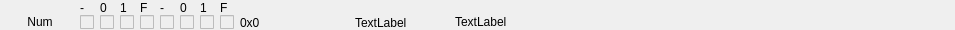
<?xml version="1.0" encoding="UTF-8"?>
<ui version="4.0">
 <class>Register_conteiner_error_vector</class>
 <widget class="QWidget" name="Register_conteiner_error_vector">
  <property name="geometry">
   <rect>
    <x>0</x>
    <y>0</y>
    <width>975</width>
    <height>50</height>
   </rect>
  </property>
  <property name="sizePolicy">
   <sizepolicy hsizetype="Preferred" vsizetype="Fixed">
    <horstretch>0</horstretch>
    <verstretch>0</verstretch>
   </sizepolicy>
  </property>
  <property name="minimumSize">
   <size>
    <width>0</width>
    <height>50</height>
   </size>
  </property>
  <property name="maximumSize">
   <size>
    <width>2000</width>
    <height>50</height>
   </size>
  </property>
  <property name="windowTitle">
   <string>Form</string>
  </property>
  <layout class="QVBoxLayout" name="verticalLayout_2">
   <property name="spacing">
    <number>0</number>
   </property>
   <property name="sizeConstraint">
    <enum>QLayout::SetFixedSize</enum>
   </property>
   <property name="leftMargin">
    <number>0</number>
   </property>
   <property name="topMargin">
    <number>0</number>
   </property>
   <property name="rightMargin">
    <number>0</number>
   </property>
   <property name="bottomMargin">
    <number>0</number>
   </property>
   <item>
    <layout class="QVBoxLayout" name="verticalLayout">
     <item>
      <layout class="QGridLayout" name="gridLayout" rowstretch="0,0" columnstretch="0,0,0,0,0,0,0,0,0,0,0,0,0">
       <property name="sizeConstraint">
        <enum>QLayout::SetDefaultConstraint</enum>
       </property>
       <property name="leftMargin">
        <number>0</number>
       </property>
       <property name="topMargin">
        <number>0</number>
       </property>
       <property name="rightMargin">
        <number>0</number>
       </property>
       <property name="bottomMargin">
        <number>0</number>
       </property>
       <property name="spacing">
        <number>0</number>
       </property>
       <item row="0" column="1">
        <widget class="QLabel" name="labelBit7">
         <property name="maximumSize">
          <size>
           <width>20</width>
           <height>20</height>
          </size>
         </property>
         <property name="text">
          <string>-</string>
         </property>
         <property name="alignment">
          <set>Qt::AlignBottom|Qt::AlignLeading|Qt::AlignLeft</set>
         </property>
         <property name="lable_register_brouser" stdset="0">
          <string>set</string>
         </property>
         <property name="lable_error_reg_enabled" stdset="0">
          <string>true</string>
         </property>
         <property name="lable_error_reg_disabled" stdset="0">
          <string>true</string>
         </property>
        </widget>
       </item>
       <item row="0" column="8">
        <widget class="QLabel" name="labelBit0">
         <property name="minimumSize">
          <size>
           <width>10</width>
           <height>15</height>
          </size>
         </property>
         <property name="maximumSize">
          <size>
           <width>20</width>
           <height>15</height>
          </size>
         </property>
         <property name="text">
          <string>F</string>
         </property>
         <property name="alignment">
          <set>Qt::AlignBottom|Qt::AlignLeading|Qt::AlignLeft</set>
         </property>
         <property name="lable_register_brouser" stdset="0">
          <string>set</string>
         </property>
         <property name="lable_error_reg_enabled" stdset="0">
          <string>true</string>
         </property>
         <property name="lable_error_reg_disabled" stdset="0">
          <string>true</string>
         </property>
        </widget>
       </item>
       <item row="0" column="6">
        <widget class="QLabel" name="labelBit2">
         <property name="minimumSize">
          <size>
           <width>10</width>
           <height>15</height>
          </size>
         </property>
         <property name="maximumSize">
          <size>
           <width>20</width>
           <height>15</height>
          </size>
         </property>
         <property name="text">
          <string>0</string>
         </property>
         <property name="alignment">
          <set>Qt::AlignBottom|Qt::AlignLeading|Qt::AlignLeft</set>
         </property>
         <property name="lable_register_brouser" stdset="0">
          <string>set</string>
         </property>
         <property name="lable_error_reg_enabled" stdset="0">
          <string>true</string>
         </property>
         <property name="lable_error_reg_disabled" stdset="0">
          <string>true</string>
         </property>
        </widget>
       </item>
       <item row="0" column="4">
        <widget class="QLabel" name="labelBit4">
         <property name="minimumSize">
          <size>
           <width>10</width>
           <height>15</height>
          </size>
         </property>
         <property name="maximumSize">
          <size>
           <width>20</width>
           <height>15</height>
          </size>
         </property>
         <property name="text">
          <string>F</string>
         </property>
         <property name="alignment">
          <set>Qt::AlignBottom|Qt::AlignLeading|Qt::AlignLeft</set>
         </property>
         <property name="lable_register_brouser" stdset="0">
          <string>set</string>
         </property>
         <property name="lable_error_reg_enabled" stdset="0">
          <string>true</string>
         </property>
         <property name="lable_error_reg_disabled" stdset="0">
          <string>true</string>
         </property>
        </widget>
       </item>
       <item row="0" column="2">
        <widget class="QLabel" name="labelBit6">
         <property name="maximumSize">
          <size>
           <width>20</width>
           <height>15</height>
          </size>
         </property>
         <property name="text">
          <string>0</string>
         </property>
         <property name="alignment">
          <set>Qt::AlignBottom|Qt::AlignLeading|Qt::AlignLeft</set>
         </property>
         <property name="lable_register_brouser" stdset="0">
          <string>set</string>
         </property>
         <property name="lable_error_reg_enabled" stdset="0">
          <string>true</string>
         </property>
         <property name="lable_error_reg_disabled" stdset="0">
          <string>true</string>
         </property>
        </widget>
       </item>
       <item row="0" column="7">
        <widget class="QLabel" name="labelBit1">
         <property name="minimumSize">
          <size>
           <width>10</width>
           <height>15</height>
          </size>
         </property>
         <property name="maximumSize">
          <size>
           <width>20</width>
           <height>15</height>
          </size>
         </property>
         <property name="text">
          <string>1</string>
         </property>
         <property name="alignment">
          <set>Qt::AlignBottom|Qt::AlignLeading|Qt::AlignLeft</set>
         </property>
         <property name="lable_register_brouser" stdset="0">
          <string>set</string>
         </property>
         <property name="lable_error_reg_enabled" stdset="0">
          <string>true</string>
         </property>
         <property name="lable_error_reg_disabled" stdset="0">
          <string>true</string>
         </property>
        </widget>
       </item>
       <item row="1" column="10">
        <widget class="QLabel" name="label_Value">
         <property name="sizePolicy">
          <sizepolicy hsizetype="Preferred" vsizetype="Fixed">
           <horstretch>0</horstretch>
           <verstretch>0</verstretch>
          </sizepolicy>
         </property>
         <property name="minimumSize">
          <size>
           <width>50</width>
           <height>0</height>
          </size>
         </property>
         <property name="maximumSize">
          <size>
           <width>50</width>
           <height>16777215</height>
          </size>
         </property>
         <property name="text">
          <string> </string>
         </property>
         <property name="lable_register_brouser" stdset="0">
          <string>set</string>
         </property>
        </widget>
       </item>
       <item row="1" column="6" alignment="Qt::AlignHCenter">
        <widget class="QCheckBox" name="checkBoxBit2">
         <property name="enabled">
          <bool>false</bool>
         </property>
         <property name="minimumSize">
          <size>
           <width>20</width>
           <height>0</height>
          </size>
         </property>
         <property name="maximumSize">
          <size>
           <width>20</width>
           <height>16777215</height>
          </size>
         </property>
         <property name="text">
          <string/>
         </property>
         <property name="lable_register_brouser" stdset="0">
          <string>set</string>
         </property>
         <property name="QCheckBoxBlue_DisableCheked" stdset="0">
          <string>true</string>
         </property>
        </widget>
       </item>
       <item row="1" column="4" alignment="Qt::AlignHCenter">
        <widget class="QCheckBox" name="checkBoxBit4">
         <property name="enabled">
          <bool>false</bool>
         </property>
         <property name="minimumSize">
          <size>
           <width>20</width>
           <height>0</height>
          </size>
         </property>
         <property name="maximumSize">
          <size>
           <width>20</width>
           <height>16777215</height>
          </size>
         </property>
         <property name="text">
          <string/>
         </property>
         <property name="lable_register_brouser" stdset="0">
          <string>set</string>
         </property>
         <property name="QCheckBoxBlue_DisableCheked" stdset="0">
          <string>true</string>
         </property>
        </widget>
       </item>
       <item row="0" column="3">
        <widget class="QLabel" name="labelBit5">
         <property name="minimumSize">
          <size>
           <width>10</width>
           <height>15</height>
          </size>
         </property>
         <property name="maximumSize">
          <size>
           <width>20</width>
           <height>15</height>
          </size>
         </property>
         <property name="text">
          <string>1</string>
         </property>
         <property name="alignment">
          <set>Qt::AlignBottom|Qt::AlignLeading|Qt::AlignLeft</set>
         </property>
         <property name="lable_register_brouser" stdset="0">
          <string>set</string>
         </property>
         <property name="lable_error_reg_enabled" stdset="0">
          <string>true</string>
         </property>
         <property name="lable_error_reg_disabled" stdset="0">
          <string>true</string>
         </property>
        </widget>
       </item>
       <item row="1" column="12">
        <widget class="QLabel" name="labelDiscription">
         <property name="minimumSize">
          <size>
           <width>500</width>
           <height>0</height>
          </size>
         </property>
         <property name="maximumSize">
          <size>
           <width>500</width>
           <height>16777215</height>
          </size>
         </property>
         <property name="focusPolicy">
          <enum>Qt::StrongFocus</enum>
         </property>
         <property name="text">
          <string>TextLabel</string>
         </property>
         <property name="lable_register_brouser" stdset="0">
          <string>set</string>
         </property>
        </widget>
       </item>
       <item row="1" column="0">
        <widget class="QLabel" name="labelRegNum">
         <property name="sizePolicy">
          <sizepolicy hsizetype="Preferred" vsizetype="Fixed">
           <horstretch>0</horstretch>
           <verstretch>0</verstretch>
          </sizepolicy>
         </property>
         <property name="minimumSize">
          <size>
           <width>80</width>
           <height>0</height>
          </size>
         </property>
         <property name="maximumSize">
          <size>
           <width>80</width>
           <height>16777215</height>
          </size>
         </property>
         <property name="text">
          <string>Num</string>
         </property>
         <property name="alignment">
          <set>Qt::AlignCenter</set>
         </property>
         <property name="lable_register_brouser" stdset="0">
          <string>set</string>
         </property>
        </widget>
       </item>
       <item row="1" column="5" alignment="Qt::AlignHCenter">
        <widget class="QCheckBox" name="checkBoxBit3">
         <property name="enabled">
          <bool>false</bool>
         </property>
         <property name="minimumSize">
          <size>
           <width>20</width>
           <height>0</height>
          </size>
         </property>
         <property name="maximumSize">
          <size>
           <width>20</width>
           <height>16777215</height>
          </size>
         </property>
         <property name="text">
          <string/>
         </property>
         <property name="lable_register_brouser" stdset="0">
          <string>set</string>
         </property>
         <property name="QCheckBoxBlue_DisableCheked" stdset="0">
          <string>true</string>
         </property>
        </widget>
       </item>
       <item row="1" column="9" alignment="Qt::AlignLeft">
        <widget class="QLabel" name="labelValue">
         <property name="minimumSize">
          <size>
           <width>50</width>
           <height>0</height>
          </size>
         </property>
         <property name="maximumSize">
          <size>
           <width>50</width>
           <height>16777215</height>
          </size>
         </property>
         <property name="text">
          <string>0x0</string>
         </property>
         <property name="alignment">
          <set>Qt::AlignLeading|Qt::AlignLeft|Qt::AlignVCenter</set>
         </property>
         <property name="lable_register_brouser" stdset="0">
          <string>set</string>
         </property>
        </widget>
       </item>
       <item row="1" column="3" alignment="Qt::AlignHCenter">
        <widget class="QCheckBox" name="checkBoxBit5">
         <property name="enabled">
          <bool>false</bool>
         </property>
         <property name="minimumSize">
          <size>
           <width>20</width>
           <height>0</height>
          </size>
         </property>
         <property name="maximumSize">
          <size>
           <width>20</width>
           <height>16777215</height>
          </size>
         </property>
         <property name="text">
          <string/>
         </property>
         <property name="iconSize">
          <size>
           <width>16</width>
           <height>16</height>
          </size>
         </property>
         <property name="lable_register_brouser" stdset="0">
          <string>set</string>
         </property>
         <property name="QCheckBoxBlue_DisableCheked" stdset="0">
          <string>true</string>
         </property>
        </widget>
       </item>
       <item row="1" column="7" alignment="Qt::AlignHCenter">
        <widget class="QCheckBox" name="checkBoxBit1">
         <property name="enabled">
          <bool>false</bool>
         </property>
         <property name="minimumSize">
          <size>
           <width>20</width>
           <height>0</height>
          </size>
         </property>
         <property name="maximumSize">
          <size>
           <width>20</width>
           <height>16777215</height>
          </size>
         </property>
         <property name="text">
          <string/>
         </property>
         <property name="lable_register_brouser" stdset="0">
          <string>set</string>
         </property>
         <property name="QCheckBoxBlue_DisableCheked" stdset="0">
          <string>true</string>
         </property>
        </widget>
       </item>
       <item row="0" column="5">
        <widget class="QLabel" name="labelBit3">
         <property name="minimumSize">
          <size>
           <width>10</width>
           <height>15</height>
          </size>
         </property>
         <property name="maximumSize">
          <size>
           <width>20</width>
           <height>15</height>
          </size>
         </property>
         <property name="text">
          <string>-</string>
         </property>
         <property name="alignment">
          <set>Qt::AlignBottom|Qt::AlignLeading|Qt::AlignLeft</set>
         </property>
         <property name="lable_register_brouser" stdset="0">
          <string>set</string>
         </property>
         <property name="lable_error_reg_enabled" stdset="0">
          <string>true</string>
         </property>
         <property name="lable_error_reg_disabled" stdset="0">
          <string>true</string>
         </property>
        </widget>
       </item>
       <item row="1" column="8" alignment="Qt::AlignHCenter">
        <widget class="QCheckBox" name="checkBoxBit0">
         <property name="enabled">
          <bool>false</bool>
         </property>
         <property name="minimumSize">
          <size>
           <width>20</width>
           <height>0</height>
          </size>
         </property>
         <property name="maximumSize">
          <size>
           <width>20</width>
           <height>16777215</height>
          </size>
         </property>
         <property name="text">
          <string/>
         </property>
         <property name="lable_register_brouser" stdset="0">
          <string>set</string>
         </property>
         <property name="QCheckBoxBlue_DisableCheked" stdset="0">
          <string>true</string>
         </property>
        </widget>
       </item>
       <item row="1" column="2" alignment="Qt::AlignHCenter">
        <widget class="QCheckBox" name="checkBoxBit6">
         <property name="enabled">
          <bool>false</bool>
         </property>
         <property name="minimumSize">
          <size>
           <width>20</width>
           <height>0</height>
          </size>
         </property>
         <property name="maximumSize">
          <size>
           <width>20</width>
           <height>16777215</height>
          </size>
         </property>
         <property name="text">
          <string/>
         </property>
         <property name="lable_register_brouser" stdset="0">
          <string>set</string>
         </property>
         <property name="QCheckBoxBlue_DisableCheked" stdset="0">
          <string>true</string>
         </property>
        </widget>
       </item>
       <item row="1" column="1" alignment="Qt::AlignHCenter">
        <widget class="QCheckBox" name="checkBoxBit7">
         <property name="enabled">
          <bool>false</bool>
         </property>
         <property name="minimumSize">
          <size>
           <width>20</width>
           <height>0</height>
          </size>
         </property>
         <property name="maximumSize">
          <size>
           <width>20</width>
           <height>16777215</height>
          </size>
         </property>
         <property name="text">
          <string/>
         </property>
         <property name="checked">
          <bool>false</bool>
         </property>
         <property name="lable_register_brouser" stdset="0">
          <string>set</string>
         </property>
         <property name="QCheckBoxBlue_DisableCheked" stdset="0">
          <string>true</string>
         </property>
        </widget>
       </item>
       <item row="1" column="11">
        <layout class="QHBoxLayout" name="horizontalLayout_4">
         <property name="leftMargin">
          <number>15</number>
         </property>
         <item>
          <widget class="QLabel" name="labelInterpritation">
           <property name="sizePolicy">
            <sizepolicy hsizetype="Preferred" vsizetype="Fixed">
             <horstretch>0</horstretch>
             <verstretch>0</verstretch>
            </sizepolicy>
           </property>
           <property name="minimumSize">
            <size>
             <width>100</width>
             <height>0</height>
            </size>
           </property>
           <property name="maximumSize">
            <size>
             <width>100</width>
             <height>20</height>
            </size>
           </property>
           <property name="text">
            <string>TextLabel</string>
           </property>
           <property name="lable_register_brouser" stdset="0">
            <string>set</string>
           </property>
          </widget>
         </item>
        </layout>
       </item>
      </layout>
     </item>
    </layout>
   </item>
  </layout>
 </widget>
 <resources/>
 <connections/>
</ui>
